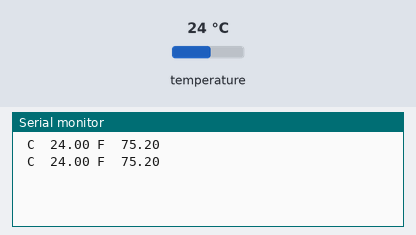
Recording of a sketch running on a simulated Arduino Uno, built with avr-gcc and run on an emulated ATmega328P. Parts: the last lines printed to the serial monitor. The test bench sets the inputs (shaded band); at power-on: temperature 24 °C.

Above: at 3.3 s.
3.4 s: temperature set to 12 °C
At 5.2 s:
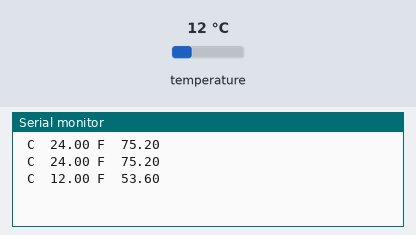
5.9 s: temperature set to 19 °C
At 6.5 s:
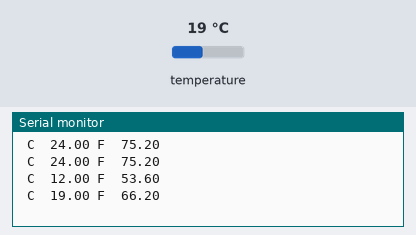
Timing chart, 0 to 8.9 s (numbered marks = the images above; inputs shaded):
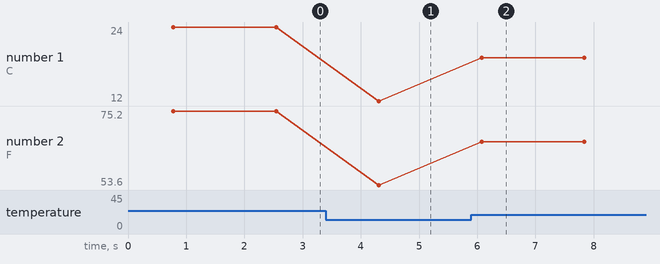

Measured:
- after the input at 3.4 s, the serial monitor: prints a new line after 0.91 s (image 1)
- after the input at 5.9 s, the serial monitor: prints a new line after 0.17 s (image 2)
- plotted number 1: 24 → 12 after the input at 3.4 s, 12 → 19 after the input at 5.9 s
- plotted number 2: 75.2 → 53.6 after the input at 3.4 s, 53.6 → 66.2 after the input at 5.9 s

The sketch:

temp_sensor.ino
```cpp
#include <OneWire.h>
#include <DallasTemperature.h>

#define ONE_WIRE_BUS_2 2
#define ONE_WIRE_BUS_3 3
#define ONE_WIRE_BUS_4 4
#define ONE_WIRE_BUS_5 5
#define ONE_WIRE_BUS_6 6
#define ONE_WIRE_BUS_7 7


OneWire oneWire2(ONE_WIRE_BUS_2);
OneWire oneWire3(ONE_WIRE_BUS_3);
OneWire oneWire4(ONE_WIRE_BUS_4);
OneWire oneWire5(ONE_WIRE_BUS_5);
OneWire oneWire6(ONE_WIRE_BUS_6);
OneWire oneWire7(ONE_WIRE_BUS_7);

OneWire wires[6] = {oneWire2, oneWire3, oneWire4, oneWire5, oneWire6, oneWire7};

DallasTemperature sensors(wires);

float Celcius = 0;
float Fahrenheit = 0;
void setup(void)
{

  Serial.begin(9600);
  sensors.begin();
}

void loop(void)
{
  sensors.requestTemperatures();
  Celcius = sensors.getTempCByIndex(0);
  Fahrenheit = sensors.toFahrenheit(Celcius);
  Serial.print(" C  ");
  Serial.print(Celcius);
  Serial.print(" F  ");
  Serial.println(Fahrenheit);
  delay(1000);
}
```
